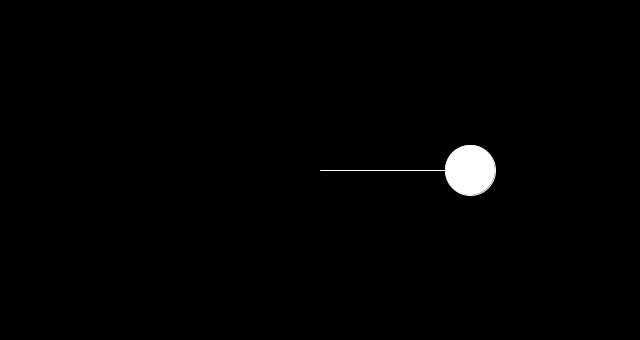
Frame 1 (no input)
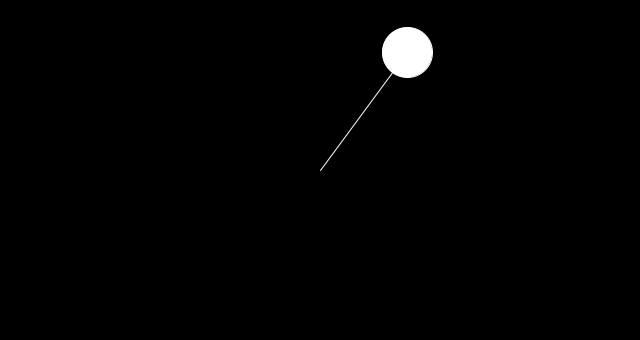
Frame 60 (the mouse pressed at the canvas centre just before this capture)
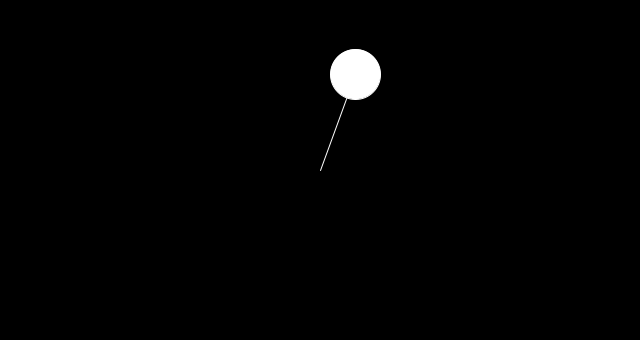
Frame 120 (the mouse held since frame 60 and released just before this capture)

The Processing sketch that drew these frames (run headless with seeded random() and noise(); from frame 60 on, the mouse is pressed at the canvas centre):

// Processing sketch: NoC_03_1_PolarCoords
// ── NoC_03_1_PolarCoords.pde
float r = 150;
float a = 0.0;
float aVel = 0.0;
float aAcc = 0.01;
float t = 0.0;

void settings(){
  size(640,340);
}

void setup(){

}

void draw(){
  
  background(0);
  
  //move coord system to centre
  translate(width/2, height/2);
  
  //calculate x, y
  float x = r * cos(a);
  float y = r * sin(a);
  
  fill(255);
  stroke(255);
  line(0,0, x, y);
  ellipse(x, y, 50, 50);
  
  //adding angular acceleration/velocity
  a += aVel;
  aVel += aAcc;
  aVel = constrain(aVel, 0, 0.1);
  
  //adding perlin noise to the radius
  float perlin_n = noise(t);
  float r_change = map(perlin_n, 0.0, 1.0, -5,5);
  r += r_change;
  r = constrain(r,0,200);
  
  t += 0.01;
}
